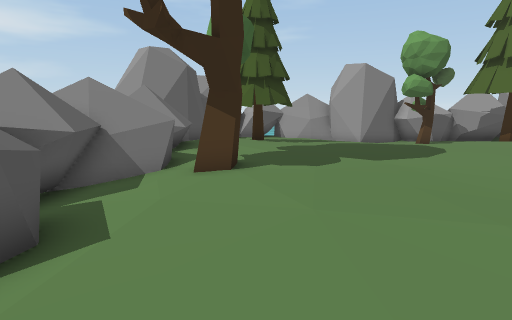
view 1 (above)

24 first-person views from a walk through a Unity game level. The camera is 1.3 m above the floor, tilts 10° down and sees 80° across. The floor is counted in squares, 1 m on a side. Each view is taken from the middle of a square. On the plan, view 1 faces up. The plan holds only what a view shows up to about 14 squares ahead; the rest is blank. The place goes on beyond the plan. The player is left out. Some animated figures are left out. Some surface patterns are stand-ins.

view 2
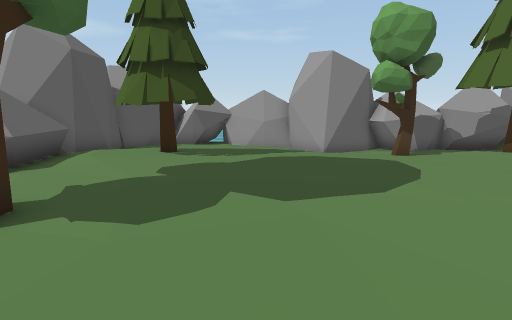

view 3
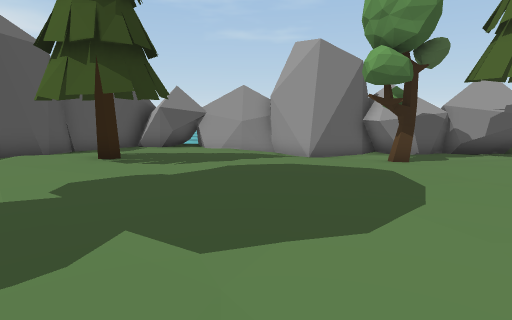

view 4
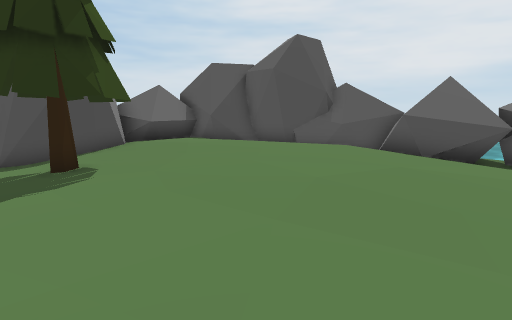

view 5
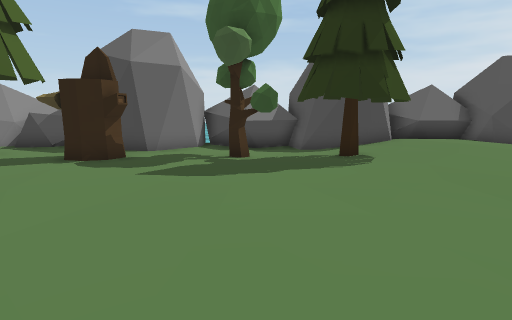

view 6
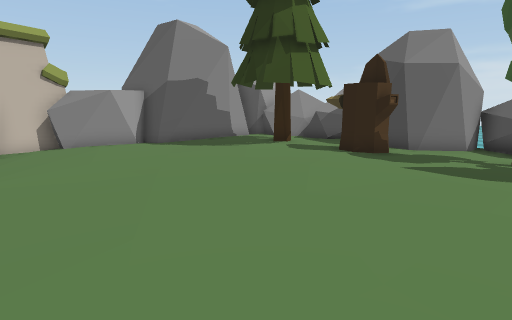

view 7
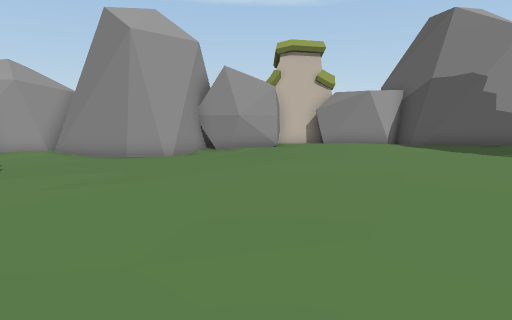

view 8
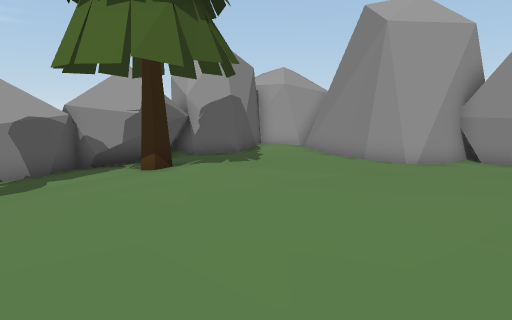

view 9
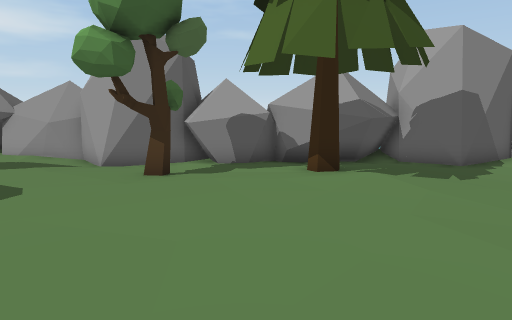

view 10
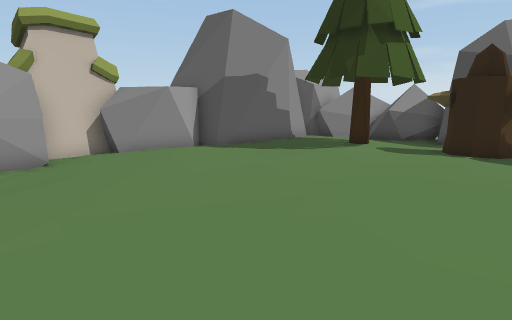

view 11
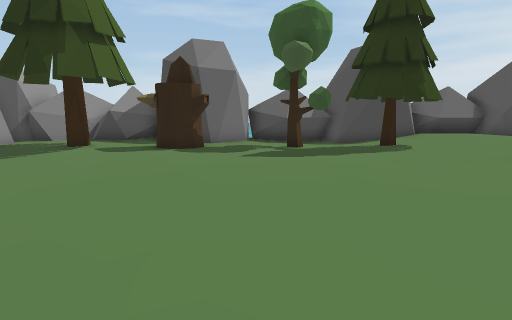

view 12
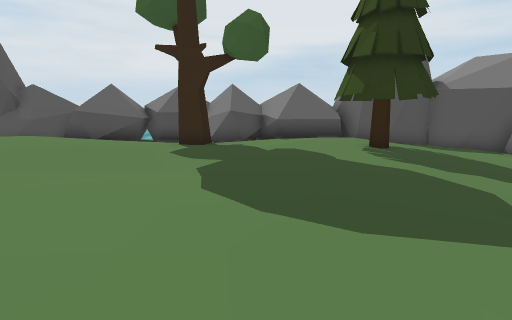

view 13
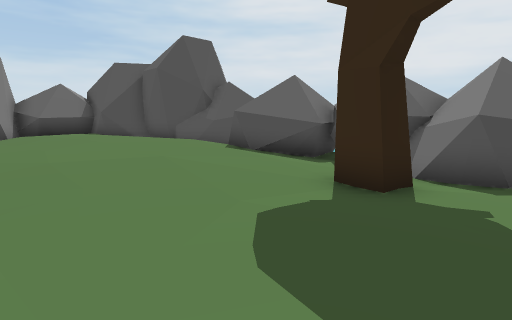

view 14
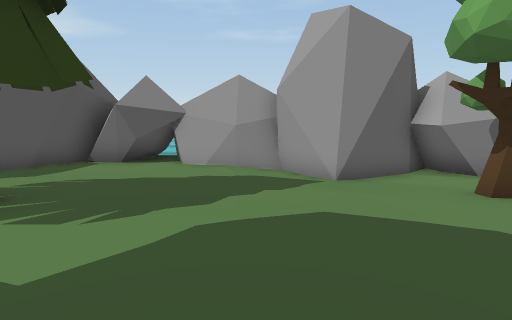

view 15
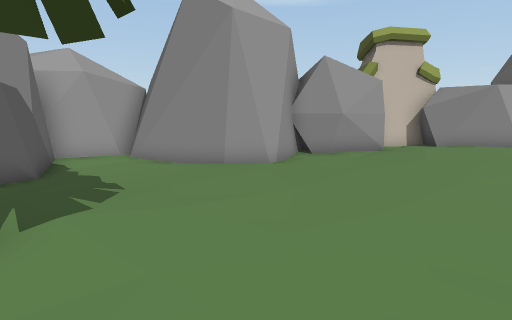

view 16
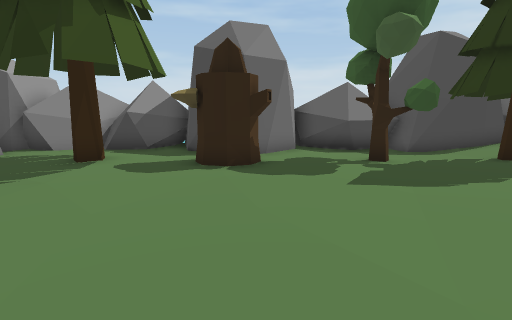

view 17
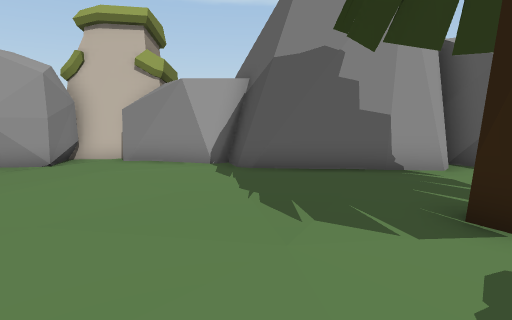

view 18
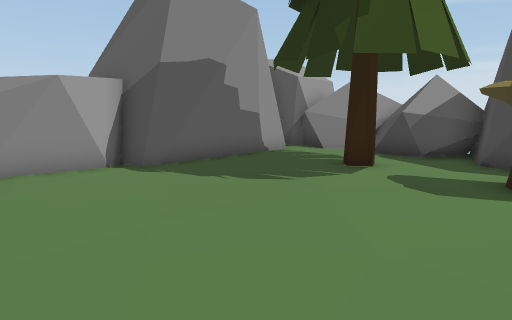

view 19
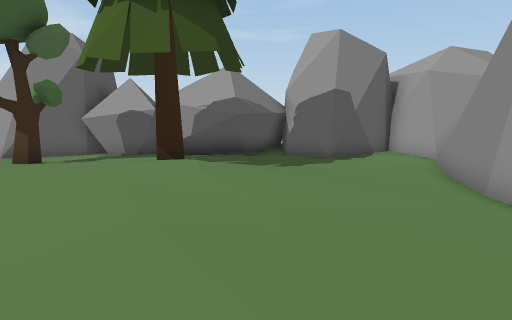

view 20
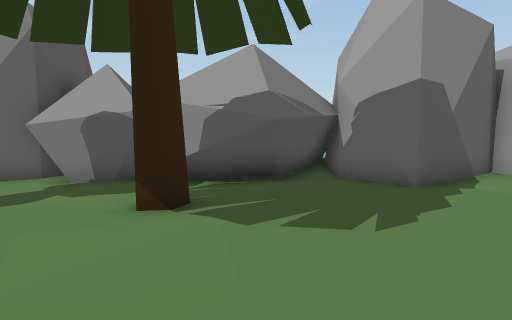

view 21
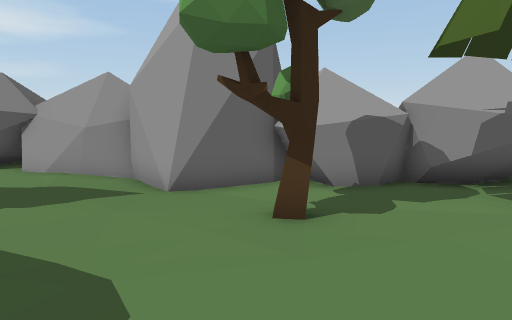

view 22
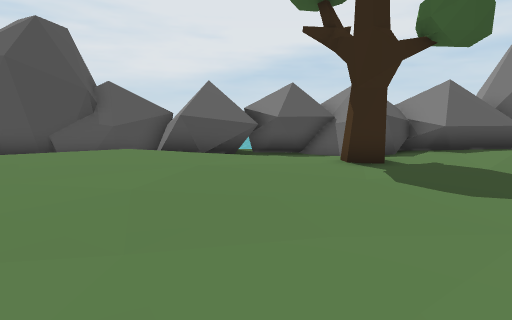

view 23
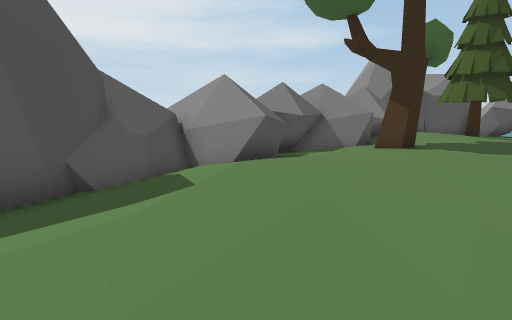

view 24
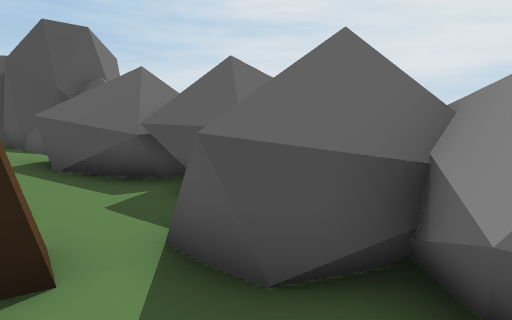

### Floor plan
Key: @ floor where view 1 was taken; # wall or solid block; . main floor; : floor 0.25 m higher than the main floor; - floor 0.25 m lower than the main floor; _ floor 0.5 m lower than the main floor; / step, stairs or slope; T tree; R rock; O other object.
Columns run from 6 left of view 1 to 25 right of it. Each row starts with its distance up from view 1.
 21      RRR RR  RRR      RR
 20      RRRRRRR RRRRR  RRRRR
 19     #RRRRRRRRRRRRR RRRRRRRR#
 18    ##-----__RR_RRRRRRR_RRR_#
 17   RR-------_________R______###
 16   RR-.-------__T---T---____##
 15 RRRR.T...-----TT--TT----__##
 14 RRRR.TT....------....---__#
 13   RR.TTT.............---__#
 12   RR.................---__##
 11    R.................----_/##
 10  RRR..................---___RR
  9  RRRR.......... ......----__RR
  8 RRRR.TT................----_RR
  7 RRR-.T..................----RROO
  6  RR-.....................----OO
  5  RR-..::::..:.............--RROO
  4 RRRR..::::::::.............-RR O
  3 RRRRR::::::::.............-RR
  2 RRRR::::::::.............---R
  1  RR.::::::::............---##
  0  RRR.:@::::T.............-##
 -1  RRR.:::::TTTT.....O......#
 -2 R RR./::::TT.TT-..OOO.TT..#
 -3 R RR..:::.TT--TT---O......##
 -4    ###:::..-------RRR--R---##
 -5     ##....-------RRRRRRR-RR#
 -6      RRRRRRRRRRR-RRR RRRRRR
 -7      RRRR RRRRRRRR    R RR
 -8        RR  R            R

Where each view was taken, in squares from view 1:
view 1: 0 up, 0 right, facing up
view 2: 4 up, 3 right, facing up
view 3: 6 up, 4 right, facing up
view 4: 6 up, 7 right, facing down-left
view 5: 7 up, 8 right, facing down
view 6: 8 up, 8 right, facing down-right
view 7: 8 up, 8 right, facing right
view 8: 8 up, 9 right, facing up-right
view 9: 8 up, 11 right, facing up
view 10: 9 up, 11 right, facing down-right
view 11: 9 up, 10 right, facing down
view 12: 10 up, 10 right, facing left
view 13: 10 up, 4 right, facing down-left
view 14: 10 up, 4 right, facing up
view 15: 12 up, 10 right, facing right
view 16: 6 up, 12 right, facing down
view 17: 1 up, 13 right, facing right
view 18: 5 up, 13 right, facing down-right
view 19: 7 up, 15 right, facing up
view 20: 11 up, 14 right, facing up
view 21: 11 up, 8 right, facing up
view 22: 5 up, 7 right, facing left
view 23: 3 down, 3 right, facing up-left
view 24: 11 up, 1 left, facing down-left
